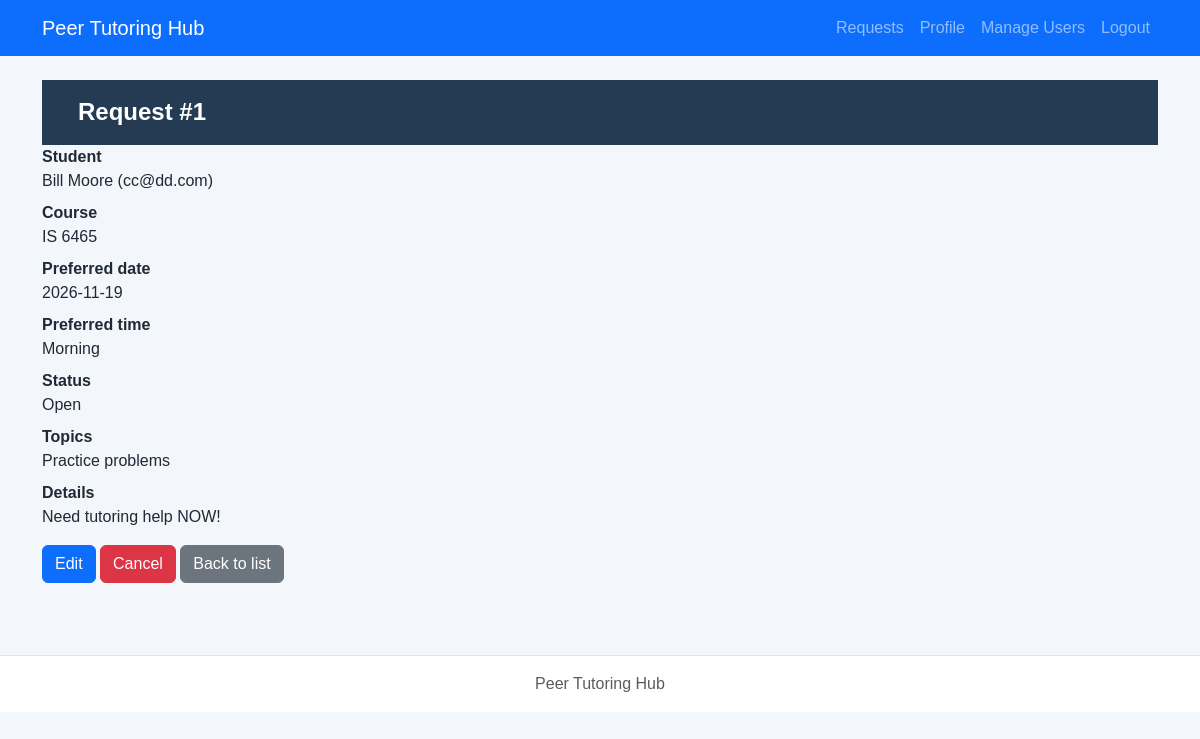
/lab7/php/request-details.php?request_id=1 (signed in), run on the app's committed database.
### tables this page shows
CREATE TABLE tutoring_requests (
    request_id INTEGER PRIMARY KEY,
    student_id INTEGER NOT NULL,
    course TEXT NOT NULL,
    topic TEXT NOT NULL,
    preferred_date TEXT NOT NULL,
    preferred_time TEXT NOT NULL,
    status TEXT NOT NULL DEFAULT 'Open' CHECK(status IN ('Open','Cancelled','Assigned','Completed')),
    created_at TEXT NOT NULL DEFAULT CURRENT_TIMESTAMP,
    FOREIGN KEY(student_id) REFERENCES students(student_id)
);

CREATE TABLE students (
    student_id INTEGER PRIMARY KEY,
    student_name TEXT NOT NULL,
    student_email TEXT NOT NULL UNIQUE,
    user_id INTEGER,
    FOREIGN KEY(user_id) REFERENCES users(user_id)
);

### lab7/includes/auth.php (called while the page is built, shortened)
<?php
function currentUserId(): ?int {
    return isset($_SESSION['user_id']) ? (int)$_SESSION['user_id'] : null;
}
function currentUser(PDO $pdo): ?array {
    $id = currentUserId();
    $stmt = $pdo->prepare('SELECT user_id, full_name, email, role, status FROM users WHERE user_id = ?');
    $stmt->execute([$id]);
    $user = $stmt->fetch();
    return $user;
}
function requireLogin(PDO $pdo): array {
    $user = currentUser($pdo);
    return $user;
}
if (!function_exists('escapeHtml')) {
    function escapeHtml(string $s): string {
        return htmlspecialchars($s, ENT_QUOTES | ENT_SUBSTITUTE, 'UTF-8');
    }
}

### lab7/repositories/requestPDO.php (called while the page is built, shortened)
<?php
function findRequest($pdo, $id, $ownerUserId = null) {
    $sql = 'SELECT r.*,s.student_name,s.student_email,s.user_id FROM tutoring_requests r JOIN students s ON r.student_id=s.student_id WHERE r.request_id=?';
    $args = [$id];
    $stmt=$pdo->prepare($sql);
    $stmt->execute($args);
    return $stmt->fetch();
}

### lab7/services/requestService.php (called while the page is built, shortened)
<?php
require_once dirname(__DIR__).'/repositories/requestPDO.php';
function decodeTopic($topic) {
    $v=json_decode($topic,true);
    return is_array($v)&&isset($v['reason'])&&is_array($v['topics']??null) ? $v : ['reason'=>$topic,'topics'=>[]];
}

### lab7/php/request-details.php (the view, shortened to what this page needs)
<?php
require_once __DIR__ . '/../config/db.php';
require_once __DIR__ . '/../includes/auth.php';
require_once __DIR__ . '/../services/requestService.php';
$pdo = openDatabase();
$user = requireLogin($pdo);
$id = filter_input(INPUT_GET, 'request_id', FILTER_VALIDATE_INT);
$ownerId = ($user['role'] === 'Student') ? (int)$user['user_id'] : null;
$r = findRequest($pdo, $id, $ownerId);
$topic = decodeTopic($r['topic']);
require __DIR__ . '/../includes/header.php';
require __DIR__ . '/../includes/nav.php';
?>
<main class="container py-4">
    <h1>Request #<?= (int)$id ?></h1>
    <dl>
        <dt>Student</dt><dd><?= escapeHtml($r['student_name']) ?> (<?= escapeHtml($r['student_email']) ?>)</dd>
        <dt>Course</dt><dd><?= escapeHtml($r['course']) ?></dd>
        <dt>Preferred date</dt><dd><?= escapeHtml($r['preferred_date']) ?></dd>
        <dt>Preferred time</dt><dd><?= escapeHtml($r['preferred_time']) ?></dd>
        <dt>Status</dt><dd><?= escapeHtml($r['status']) ?></dd>
        <dt>Topics</dt><dd><?= escapeHtml(implode(', ', $topic['topics'])) ?></dd>
        <dt>Details</dt><dd><?= escapeHtml($topic['reason']) ?></dd>
    </dl>
    <?php if ($r['status'] === 'Open' && ($user['role'] === 'Administrator' || (int)$r['user_id'] === (int)$user['user_id'])): ?>
        <a href="edit-request.php?request_id=<?= (int)$id ?>" class="btn btn-primary">Edit</a>
        <a href="delete-request.php?request_id=<?= (int)$id ?>" class="btn btn-danger">Cancel</a>
    <?php endif; ?>
    <a href="requests.php" class="btn btn-secondary">Back to list</a>
</main>
<?php require __DIR__ . '/../includes/footer.php'; ?>

### lab7/css/styles.css (style rules this page uses)
* { box-sizing: border-box; }
body { margin: 0; min-height: 100vh; font-family: Arial, Helvetica, sans-serif; color: #1f2937; background-color: #f3f6fa; }
.btn-danger { background-color: #dc3545; border-color: #dc3545; }
h1 { margin: 0; padding: 18px 36px; color: #ffffff; font-size: 24px; font-weight: 700; background-color: #243b53; }

### data on the page
tutoring_requests: student.student_name "Bill Moore", student.student_email "cc@dd.com", course "IS 6465", preferred_date "2026-11-19", preferred_time "Morning", status "Open", topic "Practice problems", topic "Need tutoring help NOW!"

### other printed values
$id "1"
